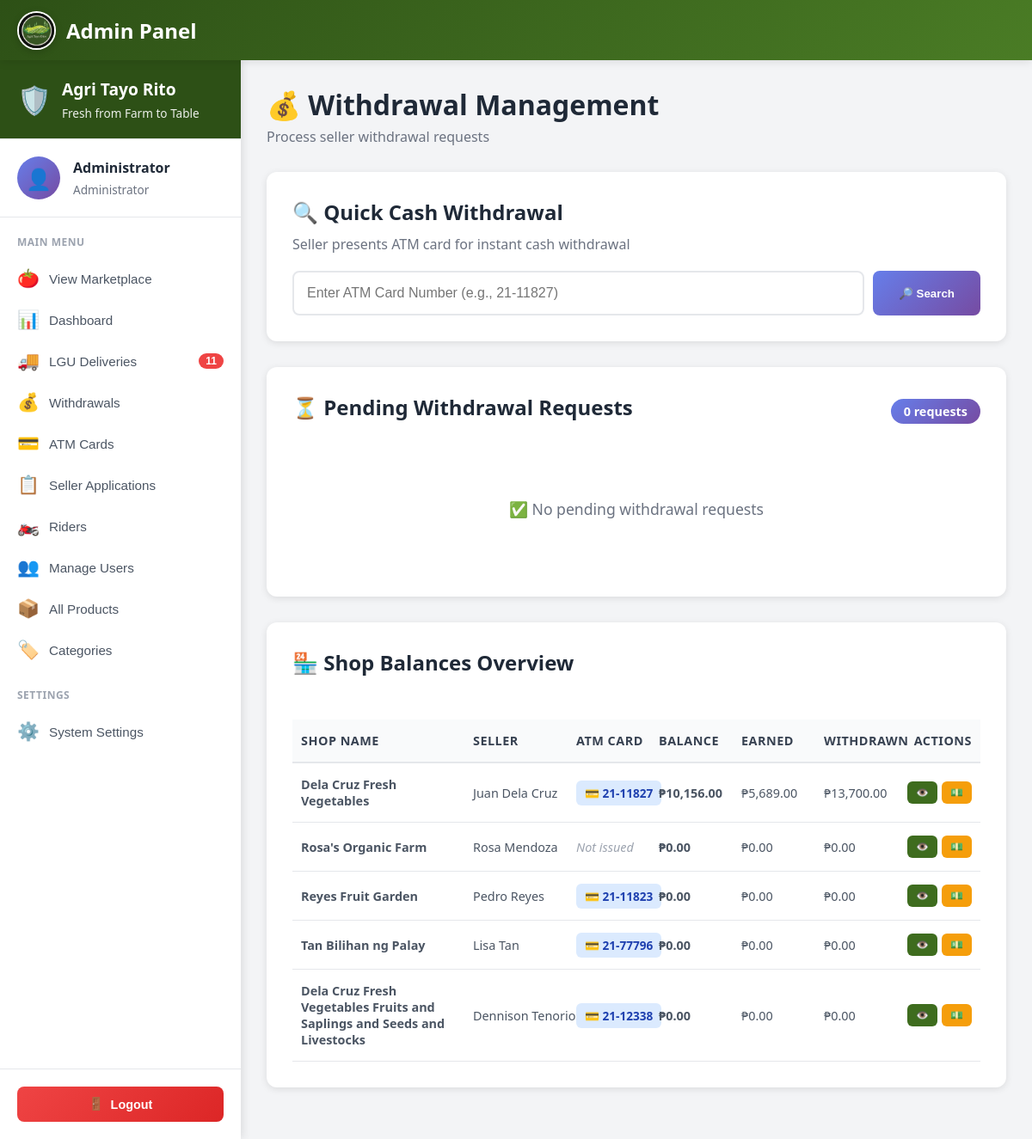
The app's page /public/profile/admin/withdrawals (signed in) with its own data.
### tables this page shows
CREATE TABLE `seller_profiles` (
  `sellerID` int(11) NOT NULL,
  `shopID` int(11) DEFAULT NULL,
  `userID` int(11) NOT NULL,
  `business_name` varchar(255) NOT NULL,
  `business_description` text DEFAULT NULL,
  `farm_location` text DEFAULT NULL,
  `rating` decimal(2,1) DEFAULT 0.0,
  `total_sales` int(11) DEFAULT 0,
  `is_verified` tinyint(1) DEFAULT 0,
  `created_at` timestamp NOT NULL DEFAULT current_timestamp()
);

CREATE TABLE `shops` (
  `shopID` int(11) NOT NULL,
  `sellerID` int(11) NOT NULL,
  `shop_name` varchar(255) NOT NULL,
  `shop_slug` varchar(255) NOT NULL,
  `shop_description` text DEFAULT NULL,
  `shop_logo` varchar(500) DEFAULT NULL,
  `shop_banner` varchar(500) DEFAULT NULL,
  `farm_location` text DEFAULT NULL,
  `business_hours` varchar(255) DEFAULT NULL,
  `contact_number` varchar(20) DEFAULT NULL,
  `rating` decimal(3,2) DEFAULT 0.00,
  `total_products` int(11) DEFAULT 0,
  `total_orders` int(11) DEFAULT 0,
  `total_reviews` int(11) DEFAULT 0,
  `balance` decimal(10,2) DEFAULT 0.00,
  `total_earned` decimal(10,2) DEFAULT 0.00,
  `total_withdrawn` decimal(10,2) DEFAULT 0.00,
  `atm_card_number` varchar(50) DEFAULT NULL,
  `atm_card_issued_at` timestamp NULL DEFAULT NULL,
  `is_verified` tinyint(1) DEFAULT 0,
  `is_active` tinyint(1) DEFAULT 1,
  `created_at` timestamp NOT NULL DEFAULT current_timestamp(),
  `updated_at` timestamp NOT NULL DEFAULT current_timestamp() ON UPDATE current_timestamp()
);

CREATE TABLE `users` (
  `userID` int(11) NOT NULL,
  `email` varchar(255) NOT NULL,
  `profile_image` varchar(500) DEFAULT NULL,
  `password_hash` varchar(255) NOT NULL,
  `full_name` varchar(200) NOT NULL,
  `phone` varchar(20) DEFAULT NULL,
  `avatar` varchar(255) DEFAULT '/images/avatars/avt1.jpg',
  `role` enum('buyer','seller','admin') DEFAULT 'buyer',
  `is_active` tinyint(1) DEFAULT 1,
  `created_at` timestamp NOT NULL DEFAULT current_timestamp(),
  `updated_at` timestamp NOT NULL DEFAULT current_timestamp() ON UPDATE current_timestamp()
);

### app/models/Withdrawal.php (called while the page is built, shortened)
<?php
require_once __DIR__ . '/../../config/database.php';
class Withdrawal
{
    private $conn;
    public function __construct()
    {
        $this->db = new Database();
        $this->conn = $this->db->connect();
        $this->conn->setAttribute(PDO::ATTR_ERRMODE, PDO::ERRMODE_EXCEPTION);
    }
    public function getPendingWithdrawals()
    {
        try {
            $stmt = $this->conn->prepare("
                SELECT
                    wr.*,
                    s.shop_name,
                    s.balance,
                    s.atm_card_number,
                    sp.business_name,
                    u.full_name as seller_name,
                    u.phone as seller_phone
                FROM withdrawal_requests wr
                JOIN shops s ON wr.shopID = s.shopID
                JOIN seller_profiles sp ON s.sellerID = sp.sellerID
                JOIN users u ON sp.userID = u.userID
                WHERE wr.status = 'pending'
                ORDER BY wr.requested_at ASC
            ");
            $stmt->execute();
            return $stmt->fetchAll(PDO::FETCH_ASSOC);
        } catch (Exception $e) {
            error_log("Get pending withdrawals error: " . $e->getMessage());
            return [];
        }
    }
}

### config/database.php (called while the page is built)
<?php
class Database
{
    private $host = "localhost";
    private $user = "root";
    private $pass = "";
    private $dbname = "agri_db";
    private $conn;
    public function connect()
    {
        if ($this->conn === null) {
            try {
                $dsn = "mysql:host={$this->host};dbname={$this->dbname};charset=utf8mb4";
                $this->conn = new PDO($dsn, $this->user, $this->pass);
                $this->conn->setAttribute(PDO::ATTR_ERRMODE, PDO::ERRMODE_EXCEPTION);
            } catch (PDOException $e) {
                die("Database Error: " . $e->getMessage());
            }
        }
        return $this->conn;
    }
}

### app/models/Shop.php (called while the page is built, shortened)
<?php
require_once __DIR__ . '/../../config/database.php';
class Shop
{
    private $conn;
    private $table = 'shops';
    private $sellerProfilesTable = 'seller_profiles';
    public function __construct()
    {
        $database = new Database();
        $this->conn = $database->connect();
    }
    public function getAllShopsWithBalance()
    {
        $query = "SELECT s.*,
                        sp.business_name,
                        u.full_name as seller_name, u.email as seller_email
                 FROM {$this->table} s
                 JOIN {$this->sellerProfilesTable} sp ON s.sellerID = sp.sellerID
                 JOIN users u ON sp.userID = u.userID
                 WHERE s.is_active = 1
                 ORDER BY s.balance DESC";
        $stmt = $this->conn->query($query);
        return $stmt->fetchAll(PDO::FETCH_ASSOC);
    }
}

### app/views/profile/admin/withdrawals.php (the view, shortened to what this page needs)
<?php
require_once __DIR__ . '/../../../../config/config.php';
require_once __DIR__ . '/../../../../config/database.php';
require_once __DIR__ . '/../../../models/Shop.php';
require_once __DIR__ . '/../../../models/Withdrawal.php';
$withdrawalModel = new Withdrawal();
$shopModel = new Shop();
$pendingWithdrawals = $withdrawalModel->getPendingWithdrawals();
$allShops = $shopModel->getAllShopsWithBalance();
?>
<!DOCTYPE html>
<html lang="en">
<head>
    <link rel="stylesheet" href="<?php echo BASE_URL; ?>css/responsive.css">
    <link rel="stylesheet" href="<?php echo BASE_URL; ?>css/admin/dashboard.css">
</head>
<body>
    <?php
    require_once __DIR__ . '/admin-nav.php';
    ?>
    <main class="main-content">
        <div class="page-header">
            <h1 class="page-title">💰 Withdrawal Management</h1>
            <p class="page-subtitle">Process seller withdrawal requests</p>
        </div>
        <section class="card-lookup-section">
            <h2 class="section-title">🔍 Quick Cash Withdrawal</h2>
            <p class="section-subtitle">Seller presents ATM card for instant cash withdrawal</p>
            <div class="lookup-form">
                <input type="text" id="cardNumber" placeholder="Enter ATM Card Number (e.g., 21-11827)" class="lookup-input">
                <button onclick="searchByCard()" class="btn-search">🔎 Search</button>
            </div>
        </section>
        <section class="pending-section">
            <div class="section-header">
                <h2 class="section-title">⏳ Pending Withdrawal Requests</h2>
                <span class="badge"><?php echo count($pendingWithdrawals); ?> requests</span>
            </div>
            <?php if (count($pendingWithdrawals) > 0): ?>
                <div class="table-container">
                    <table class="data-table">
                        <thead>
                            <tr>
                                <th>ID</th>
                                <th>Shop Name</th>
                                <th>Seller</th>
                                <th>Amount</th>
                                <th>Method</th>
                                <th>Current Balance</th>
                                <th>Requested</th>
                                <th>Actions</th>
                            </tr>
                        </thead>
                        <tbody>
                            <?php foreach ($pendingWithdrawals as $withdrawal): ?>
                                <tr>
                                    <td>#<?php echo $withdrawal['withdrawalID']; ?></td>
                                    <td><?php echo htmlspecialchars($withdrawal['shop_name']); ?></td>
                                    <td><?php echo htmlspecialchars($withdrawal['seller_name']); ?></td>
                                    <td class="amount">₱<?php echo number_format($withdrawal['amount'], 2); ?></td>
                                    <td>
                                        <?php if ($withdrawal['withdrawal_method'] === 'cash'): ?>
                                            <span class="method-badge cash">💵 Cash</span>
                                        <?php else: ?>
                                            <span class="method-badge atm">🏧 ATM</span>
                                        <?php endif; ?>
                                    </td>
                                    <td class="amount">₱<?php echo number_format($withdrawal['balance'], 2); ?></td>
                                    <td><?php echo date('M d, Y', strtotime($withdrawal['requested_at'])); ?></td>
                                    <td>
                                        <div class="action-buttons">
                                            <button onclick="approveWithdrawal(<?php echo $withdrawal['withdrawalID']; ?>)"
                                                class="btn-approve">✓ Approve</button>
                                            <button onclick="rejectWithdrawal(<?php echo $withdrawal['withdrawalID']; ?>)"
                                                class="btn-reject">✕ Reject</button>
                                        </div>
                                    </td>
                                </tr>
                            <?php endforeach; ?>
                        </tbody>
                    </table>
                </div>
            <?php else: ?>
                <div class="no-data">
                    <p>✅ No pending withdrawal requests</p>
                </div>
            <?php endif; ?>
        </section>
        <section class="shops-section">
            <div class="section-header">
                <h2 class="section-title">🏪 Shop Balances Overview</h2>
            </div>
            <div class="table-container">
                <table class="data-table">
                    <thead>
                        <tr>
                            <th>Shop Name</th>
                            <th>Seller</th>
                            <th>ATM Card</th>
                            <th>Balance</th>
                            <th>Earned</th>
                            <th>Withdrawn</th>
                            <th>Actions</th>
                        </tr>
                    </thead>
                    <tbody>
                        <?php foreach ($allShops as $shop): ?>
                            <tr>
                                <td><strong><?php echo htmlspecialchars($shop['shop_name']); ?></strong></td>
                                <td><?php echo htmlspecialchars($shop['seller_name']); ?></td>
                                <td>
                                    <?php if ($shop['atm_card_number']): ?>
                                        <span class="card-number">💳 <?php echo htmlspecialchars($shop['atm_card_number']); ?></span>
                                    <?php else: ?>
                                        <span class="text-muted">Not issued</span>
                                    <?php endif; ?>
                                </td>
                                <td class="amount">₱<?php echo number_format($shop['balance'], 2); ?></td>
                                <td>₱<?php echo number_format($shop['total_earned'], 2); ?></td>
                                <td>₱<?php echo number_format($shop['total_withdrawn'], 2); ?></td>
                                <td>
                                    <div class="action-buttons">
                                        <button onclick="viewHistory(<?php echo $shop['shopID']; ?>, '<?php echo htmlspecialchars($shop['shop_name']); ?>')"
                                            class="btn-view-history">👁️</button>
                                        <button onclick="quickCash(<?php echo $shop['shopID']; ?>, '<?php echo htmlspecialchars($shop['shop_name']); ?>', <?php echo $shop['balance']; ?>)"
                                            class="btn-quick-cash">💵</button>
                                    </div>
                                </td>
                            </tr>
                        <?php endforeach; ?>
                    </tbody>
                </table>
            </div>
        </section>
    </main>
</body>
</html>

### records on screen
seller_profiles: shopID.shop_name "Dela Cruz Fresh Vegetables", userID.full_name "Juan Dela Cruz", shopID.atm_card_number "21-11827", shopID.balance "10,156.00", shopID.total_earned "5,689.00", shopID.total_withdrawn "13,700.00"
seller_profiles: shopID.shop_name "Rosa's Organic Farm", userID.full_name "Rosa Mendoza", shows "Not issued", shopID.balance "0.00", shopID.total_earned "0.00", shopID.total_withdrawn "0.00"
seller_profiles: shopID.shop_name "Reyes Fruit Garden", userID.full_name "Pedro Reyes", shopID.atm_card_number "21-11823", shopID.balance "0.00", shopID.total_earned "0.00", shopID.total_withdrawn "0.00"
seller_profiles: shopID.shop_name "Tan Bilihan ng Palay", userID.full_name "Lisa Tan", shopID.atm_card_number "21-77796", shopID.balance "0.00", shopID.total_earned "0.00", shopID.total_withdrawn "0.00"
seller_profiles: shopID.shop_name "Dela Cruz Fresh Vegetables Fruits and Saplings and Seeds and Livestocks", userID.full_name "Dennison Tenorio", shopID.atm_card_number "21-12338", shopID.balance "0.00", shopID.total_earned "0.00", shopID.total_withdrawn "0.00"

### other values on screen
$_SESSION['username'] "Administrator"
$pending_pickups "11"
count($pendingWithdrawals) "0"
